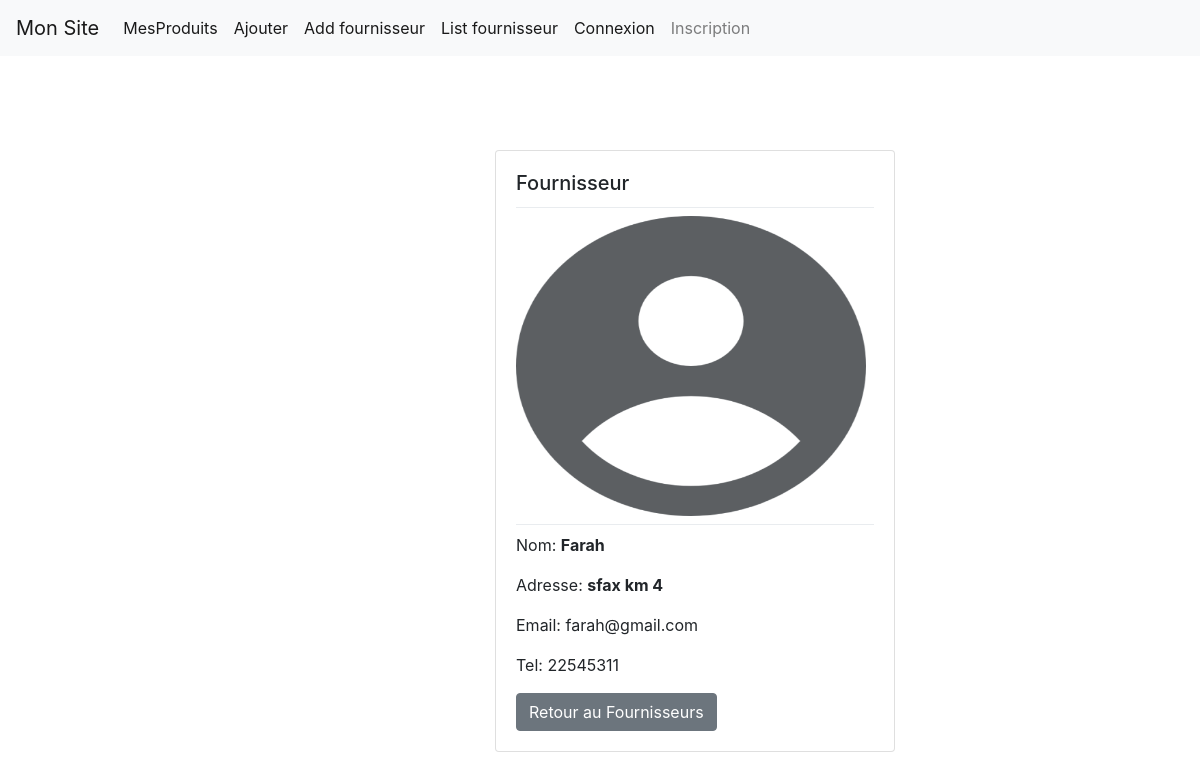
Page /magasin/Fournisseur/1/ on the committed database.
### magasin/models.py (models this page shows, shortened)
class Fournisseur(models.Model):
    nom = models.CharField(max_length=100)
    adresse = models.TextField()
    email = models.EmailField()
    telephone = models.CharField(max_length=8)

### magasin/views.py (the view)
# urls.py: path('Fournisseur/<int:for_id>/', views.detail_Fournisseur, name='detail_Fournisseur'),
def detail_Fournisseur(request, for_id):
    fournisseur = get_object_or_404(Fournisseur, id=for_id)
    context = {'fournisseur': fournisseur}
    return render(request, 'magasin/detail_For.html', context)

### magasin/templates/magasin/detail_For.html (shortened to what this page needs)
{% extends 'magasin/base.html' %}
{% block content %}
  <div class="card" style="width: 400px;margin: 10px; margin-left: 450px; margin-top: 150px;" >
   <div class="card-body">
       <h5 class="card-title">Fournisseur</h5>
       <hr class="dropdown-divider">
       <img src="{{MEDIA_URL }}profile.png" style="width: 350px; height: 300px;  ">
       <hr class="dropdown-divider">
        <p class="card-text">Nom: <b>{{fournisseur.nom}}</b></p>
       <p class="card-text">Adresse: <b>{{fournisseur.adresse}}</b></p>
       <p class="card-text">Email: {{fournisseur.email}}</p>
       <p class="card-text">Tel: {{fournisseur.telephone}}</p>
       <a href="{% url 'ListFournisseur' %}" class="btn btn-secondary">Retour au Fournisseurs</a>
   </div>
</div>
{% endblock %}

### rows in the picture
Fournisseur: nom "Farah", adresse "sfax km 4", email "farah@gmail.com", telephone "22545311"
